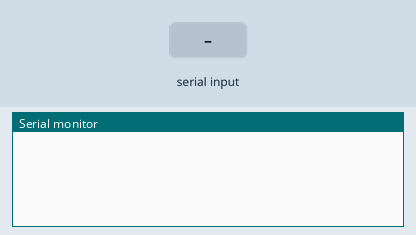
Bench run of a sketch on a simulated Arduino Uno, built with avr-gcc and run on an emulated ATmega328P. On the bench: the last lines printed to the serial monitor. Inputs (shaded band) come from the test bench.

Above: at 1.2 s.
1.3 s: "1" received over Serial
At 2.6 s:
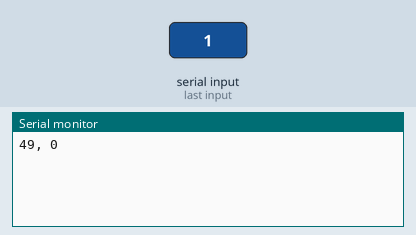
3.8 s: "0" received over Serial
At 7.3 s:
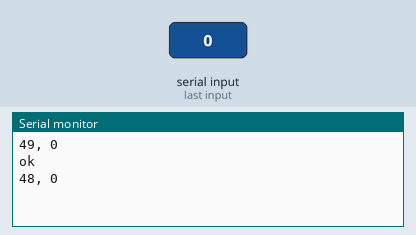

The sketch:

recieving_data_2v2.ino
```cpp
#include <Servo.h>

Servo servo;

struct frame_type {
  uint8_t angle;
  uint16_t distance;
};

struct frame_type frame;

void setup() {
  Serial.begin(9600);
  Serial.setTimeout(1000);
  Serial.println("");
}

void loop() {

  int out = Serial.readBytes((char *)(&frame), sizeof(frame));
  //Serial.println(out);
  if(out) {
    Serial.print(frame.angle);
    Serial.print(", ");
    Serial.println(frame.distance);
    Serial.flush();

    // /do de work
    delay(3000);

    Serial.println("ok");
    Serial.flush();
  }
  //delay(1);
  // while (Serial.available() >= 1){
  //   int identifier = Serial.read();

  //   if (identifier == 1) {
  //     int valor = Serial.read();
  //     Serial.print("Value recieved (1 byte) ");
  //     Serial.println(valor);
  //   } else if (identifier == 2) {
  //     byte bytesRecebidos[2];
  //     Serial.readBytes(bytesRecebidos, 2);
  //     int valor = (bytesRecebidos[1] << 8) | bytesRecebidos[0];
  //     Serial.print("Value recieved (2 bytes): ");
  //     Serial.println(valor);
  //   } else {
  //     Serial.println("invalid identifier");
  //   }

  //  }
  }
```

Measured:
- after the input at 1.3 s, the serial monitor: prints a new line after 1.0 s (image 1)
- after the input at 3.8 s, the serial monitor: prints a new line after 2.5 s (image 2)
